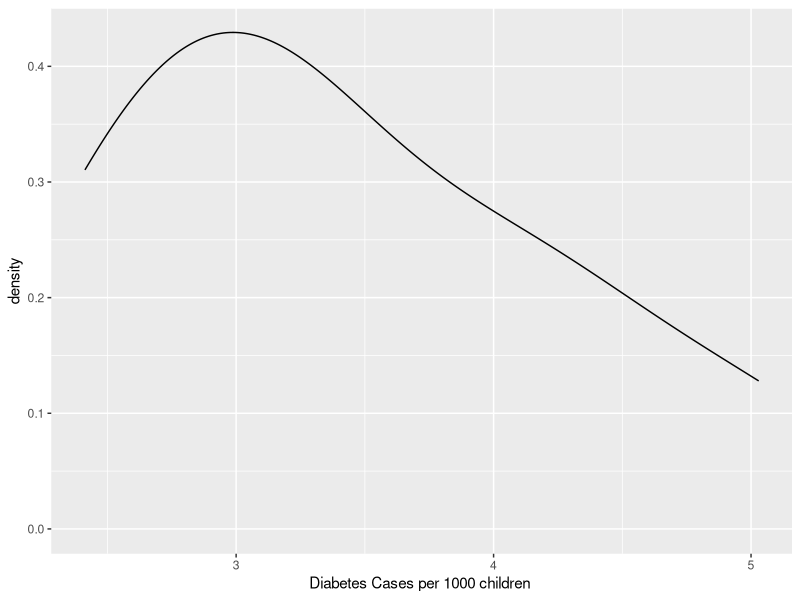
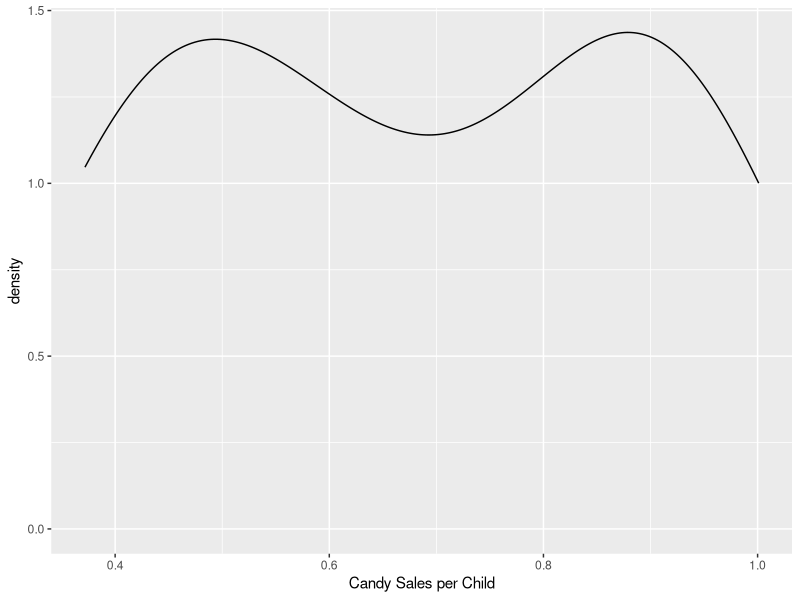
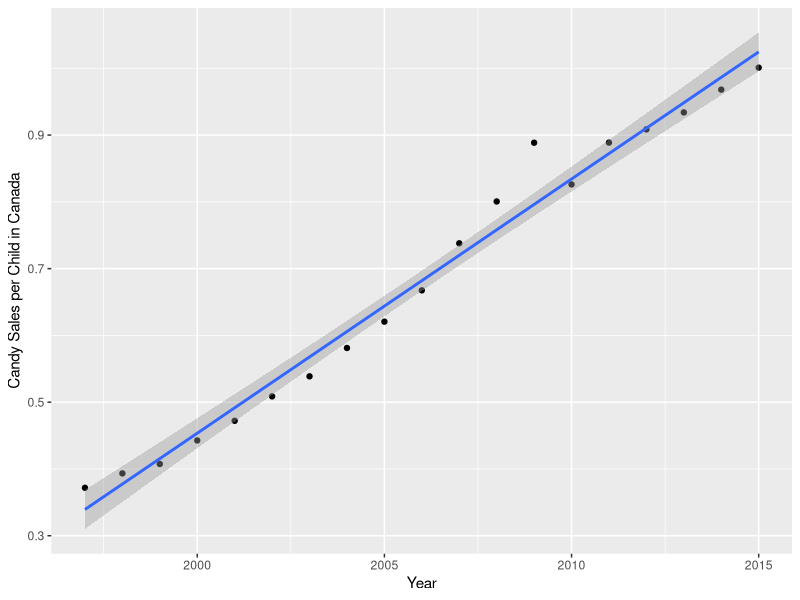
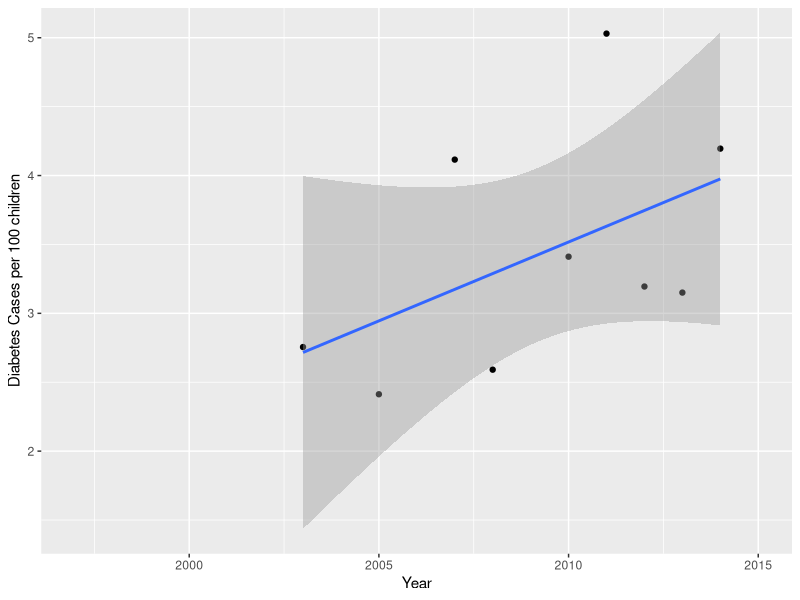
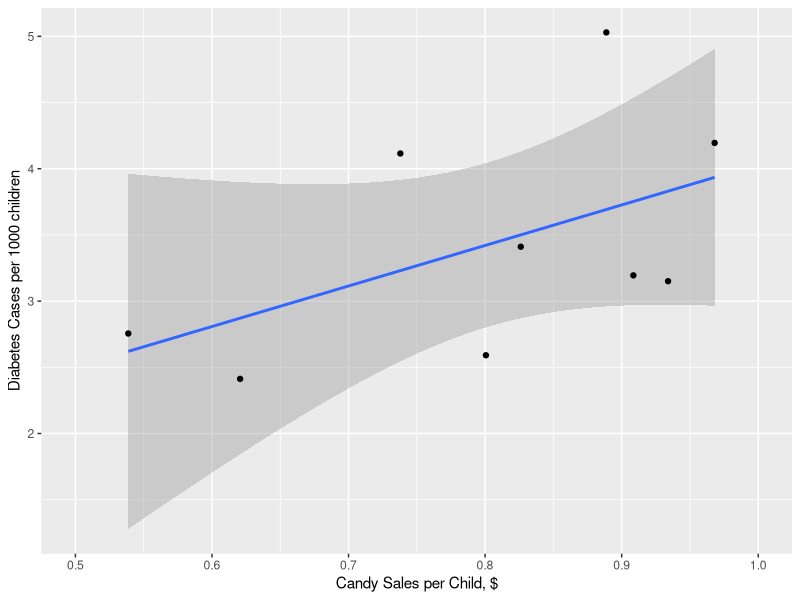
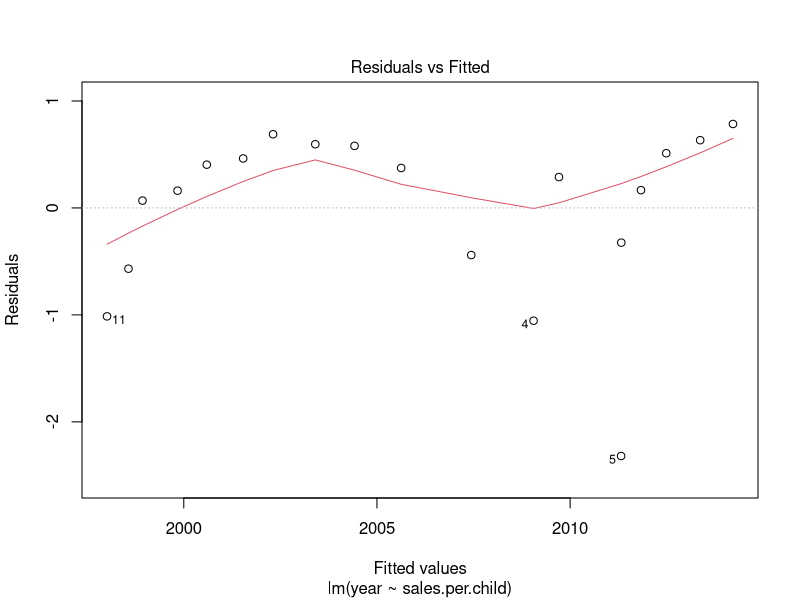
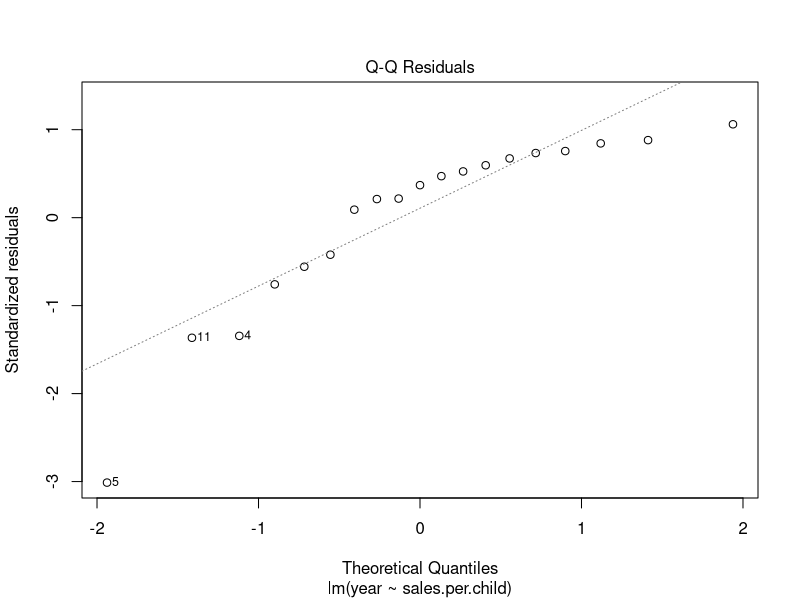
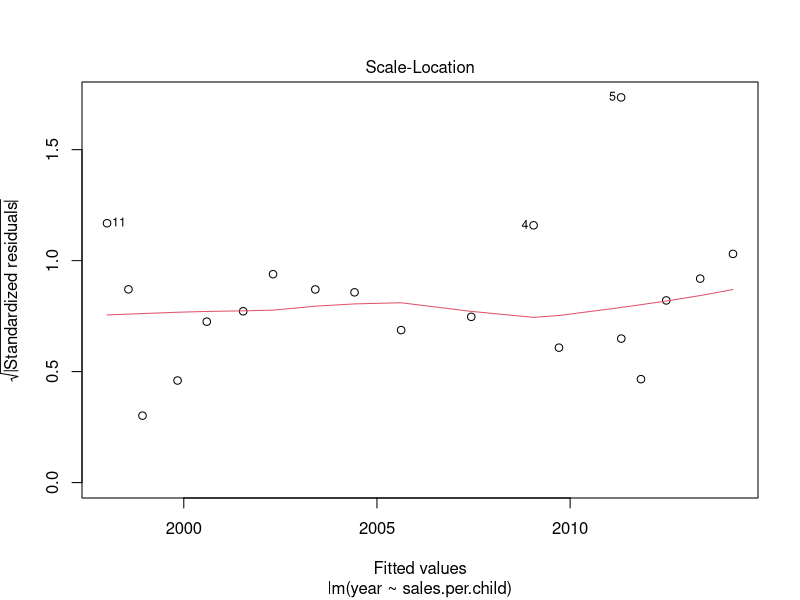

Source code (R) for these figures, in order:
#library(plyr)
library(dplyr)
library(ggplot2)
library(tidyr)


canada.sales <- read.csv("canada/canadian.candy.sales.csv")
summary(canada.sales)
str(canada.sales)
canada.sales$year <- as.integer(canada.sales$year)
#canada.sales$month <- as.factor(canada.sales$month)
#canada.sales$day <- as.factor(canada.sales$day)

str(canada.sales)

#want the sum of all the sales for each year
sales_by_year <- group_by(canada.sales,year) %>% summarise(sales=sum(candy.sales))
# sales_by_year <- ddply(canada.sales,~year,summarize, sales=sum(candy.sales)) this way works super well if you have lots of columns to collapse

#read in children population data and join to sales data by year. Join to children to sales so that all only years that are in sales dataset are kept 
children_pop <- read.csv("canada/canadian.children.csv")
sales_by_year <- right_join(children_pop, sales_by_year, by = "year")

#read in and join youth health to sales-population data set
children_health <- read.csv("canada/canadian.youth.health.csv")
sales_by_year <- right_join(children_health, sales_by_year, by = "year")

#hopefully dataset is complete
str(sales_by_year)

#nope number of children is factor & need to strip out them commmas
sales_by_year$children.5.to.14 <- as.numeric(gsub(",","",sales_by_year$children.5.to.14))

str(sales_by_year) #finally

#calculate sales per child, put in new column. Children aren't eating or buying all the candy... 
sales_by_year <- mutate(sales_by_year, sales.per.child = sales/children.5.to.14) 


#calculate diabetes cases per child, put in new column
#is it usual to normalize disease cases per 1000 but is this okay to do when calculating stats?? results were the same regardless
sales_by_year <- mutate(sales_by_year, diabetes.cases = (Diabetes/children.5.to.14)*1000)


#are the variable normally distributed?

shapiro.test(sales_by_year$diabetes.cases)
shapiro.test(sales_by_year$sales.per.child)

#yes! but who is shapiro anyways, lets look at the distribution

ggplot(data = sales_by_year, aes(diabetes.cases)) + geom_density() + xlab("Diabetes Cases per 1000 children ")

ggplot(data = sales_by_year, aes(sales.per.child)) + geom_density() + xlab("Candy Sales per Child")
#not too bad, diabetes cases is a bit left skewed, candy sales a bit bimodal


#make a plot of increased sales by year
ggplot(data = sales_by_year, aes(year,sales.per.child)) + geom_point() + geom_smooth(method="lm") + xlab("Year") + ylab("Candy Sales per Child in Canada")

#diabetes cases by year
ggplot(data = sales_by_year, aes(year,diabetes.cases)) + geom_point() + geom_smooth(method="lm") + xlab("Year") + ylab("Diabetes Cases per 100 children")


ggplot(data = sales_by_year, aes(sales.per.child, diabetes.cases)) + geom_smooth(method="lm") + geom_point() + xlab("Candy Sales per Child, $") + ylab("Diabetes Cases per 1000 children") +  xlim(0.5,1)



m1 <- lm(year~sales.per.child, data = sales_by_year,,,na.omit)
plot(m1)
anova(m1, test="Chisq")

#candy sales per children definately going up

m3 <- lm(diabetes.cases~year, data = sales_by_year,,,na.omit)
anova(m3, test="Chisq")

#diabetes cases are not!

m2 <- glm(diabetes.cases~sales.per.child, data = sales_by_year,,,,na.omit)
anova(m2, test="Chisq")

#no effect of increased candy sales on rates of diabetes in children





